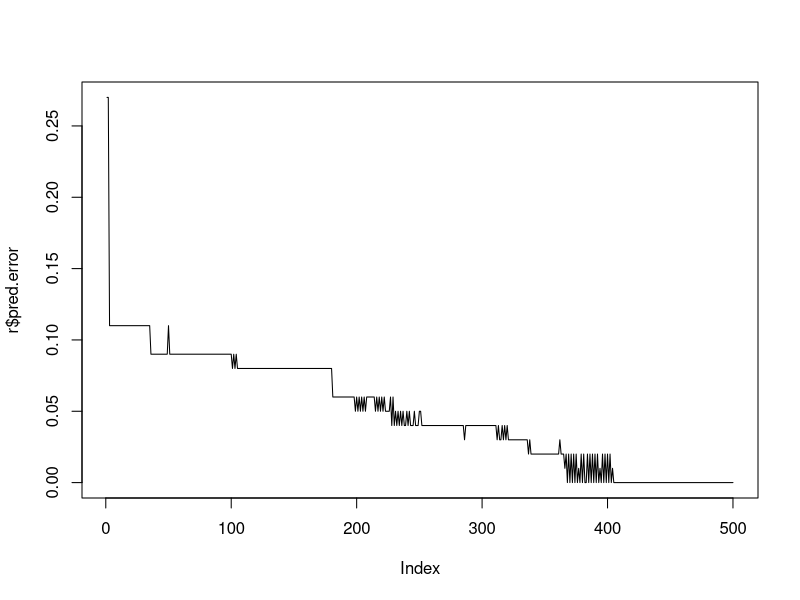

The R script that drew this image:
#!/usr/bin/env R
# -*- coding: utf-8 -*-
# @Date    : 2017-11-14 20:40:42
# @Author  : Roth (rothdyt@gmail.com)
# @Version : 0.9

stump <- function(x,y,w,xpred=NULL){
  # A stump model for classification with just one split
  # for one dimensional problem.
  
  # @parameters:
  # x: feature vector; n*1
  # y: label vector; n*1
  # w: weights vector; n*1
  # xpred: points to be predicted  
  
  # @values:
  # cut_point: cutting poings; 1*1
  # fval_left: left node predictions; character
  # fval_right: right node predictions; character
  Gini <- function(y0,w0){
    # calculate weighted Gini index for curret node
    # @values:
    # return the Gini Index for current node
    p <- (t(w0) %*% (y0==1)) / (sum(w0))
    return(p * (1 - p))
  }
  y <- y[order(x)]
  w <- w[order(x)]
  x <- x[order(x)]
  xrange <-unique(x); xrange <- xrange[-length(xrange)]
  left <- rep(NA,length(xrange)); right <- left
  score_mat <- matrix(NA,nrow=length(xrange),ncol=2)
  count <- 0
  for (c in xrange){#browser()
    split_idx <- max(which(x==c))
    y_left <- y[1:split_idx]; y_right <- y[-c(1:split_idx)]
    w_left <- w[1:split_idx]; w_right <- w[-c(1:split_idx)]
    Gini_left <- Gini(y_left, w_left); Gini_right <- Gini(y_right, w_right)
    count <- count + 1
    score_mat[count,1] <- sum(w_left) / sum(w) * Gini_left + 
      sum(w_right) / sum(w) * Gini_right
    score_mat[count,2] <- c # cut point
    p.left <- sum(w_left[y_left==1])/sum(w_left)
    p.right <- sum(w_right[y_right==1])/sum(w_right)
    left[count] <- ifelse(p.left >= 0.5, 1, -1)
    right[count] <- ifelse(p.right >= 0.5, 1, -1)
  }
  idx <- which.min(score_mat[,1])
  c <- xrange[idx]
  fval_left <- left[idx]
  fval_right <- right[idx]
  if (is.null(xpred) == TRUE){
    results <- list(cut_point=c,fval_left=fval_left,
                    fval_right=fval_right)
  }else{
    ypred <- (xpred <= c) * fval_left + (xpred > c) * fval_right
    results <- list(cut_point=c,fval_left=fval_left,
                    fval_right=fval_right,
                    xpred=xpred,ypred=ypred)
  }
  return(results)
}

# test
# x <- c(1,2,3,4,5,6)
# y <- c(-1,-1,-1,1,1,-1)
# w <- c(1,1,1,1,1,1)
# r <- stump(x,y,w,xpred=2.5)
# r


boosting.stump <- function(x,y,xpred,ytest=NULL,iterations=100,shrinkage=1){
  # Boosting tree using the stump classifier
  # for one dimensional problem.
  
  # @parameters:
  # x: feature vector; n*1; training
  # y: label vector; n*1; training
  # xpred: points to be predicted  
  # ytest: prediction error is given, if provided
  # iterations: total number of base learner
  # shrinkage: further decrease the weight for each learner
  
  # @values:
  # ypred.mat: prediction matrix; n*iternation; cummulative predicition
  #            e.g, the column i represents the predicted value base on 
  #            first i base learners's prediction results
  # pred.error: prediciton error v.s iteration (availabe if ytest provided.) 
  
  w <- rep(1 / length(x), length(x))
  error.mat <- rep(NA,iterations)
  boosting.pred <- matrix(NA,ncol=iterations,nrow=length(xpred))
  for (t in seq_len(iterations)){
    learner.t <- stump(x,y,w,x)
    stump.fitted.t <- learner.t$ypred
    epsilon.t <- t(w) %*% (stump.fitted.t != y)
    alpha.t <- 0.5 * log( (1 - epsilon.t) / epsilon.t) * shrinkage
    w <- w * exp( c(-alpha.t) * y * stump.fitted.t) # update weight
    w <- w / sum(w) # normalize weight
    left <- learner.t$fval_left
    right <- learner.t$fval_right
    cut_point <- learner.t$cut_point
    boosting.pred[,t] <- c(alpha.t) * ((xpred<=cut_point) * left + 
        (xpred>cut_point) * right)
  }
  ypred.mat <- t(apply(boosting.pred,1,cumsum))
  ypred.prob <- apply(ypred.mat,2,function(Fx) 1/(1+exp(-2*Fx)))
  ypred.mat <- sign(ypred.mat)
  if (is.null(ytest) == TRUE){
    results <- list(ypred.prob, 
                    ypred.mat=ypred.mat)
  }else{
    pred.error <- rep(NA,length(xpred))
    for (i in seq_len(ncol(ypred.mat))){
      pred.error[i] <- sum(ytest!=ypred.mat[,i]) / length(ytest)      
    }
    results <- list(ypred.prob=ypred.prob,
                    ypred.mat=ypred.mat,
                    pred.error=pred.error)    
  }
  return(results)
}

n = 100
set.seed(2)
x = runif(n)
y = (rbinom(n , 1 , (sin (4*pi*x)+1)/2)-0.5)*2
r <- boosting.stump(x,y,x,y,iterations=500)
plot(r$pred.error,type="l")


